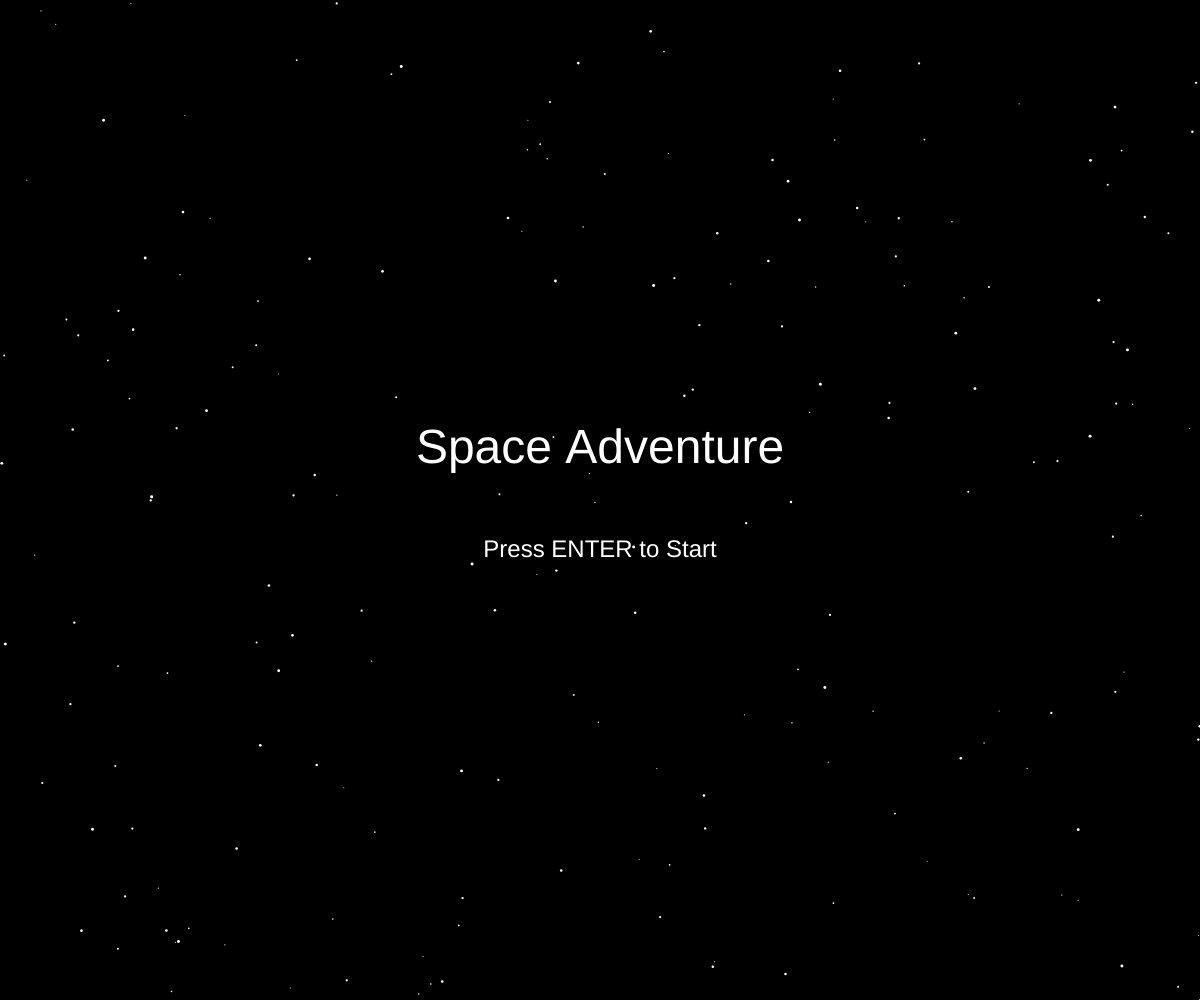
Frame 1 (no input)
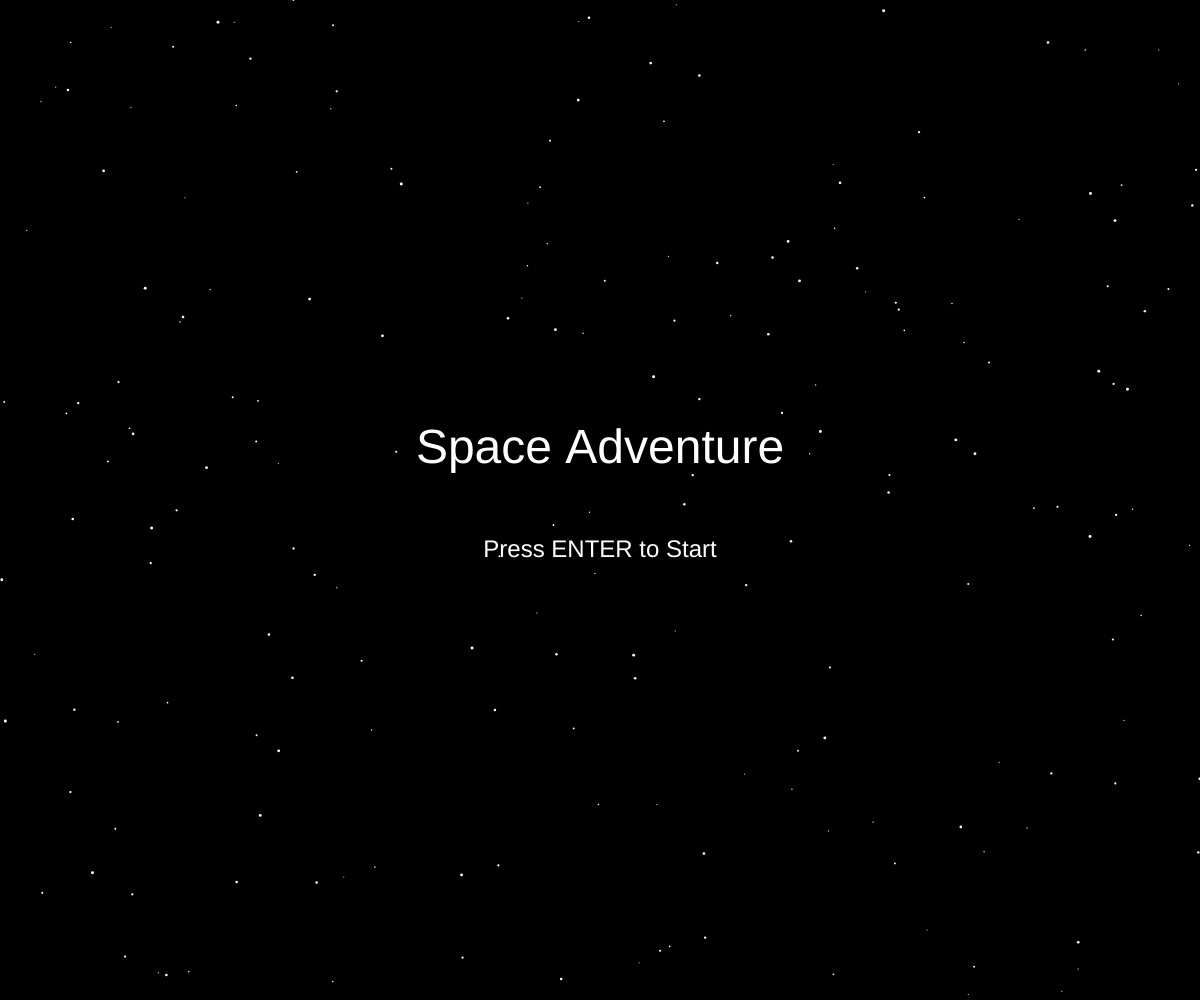
Frame 60 (no input)
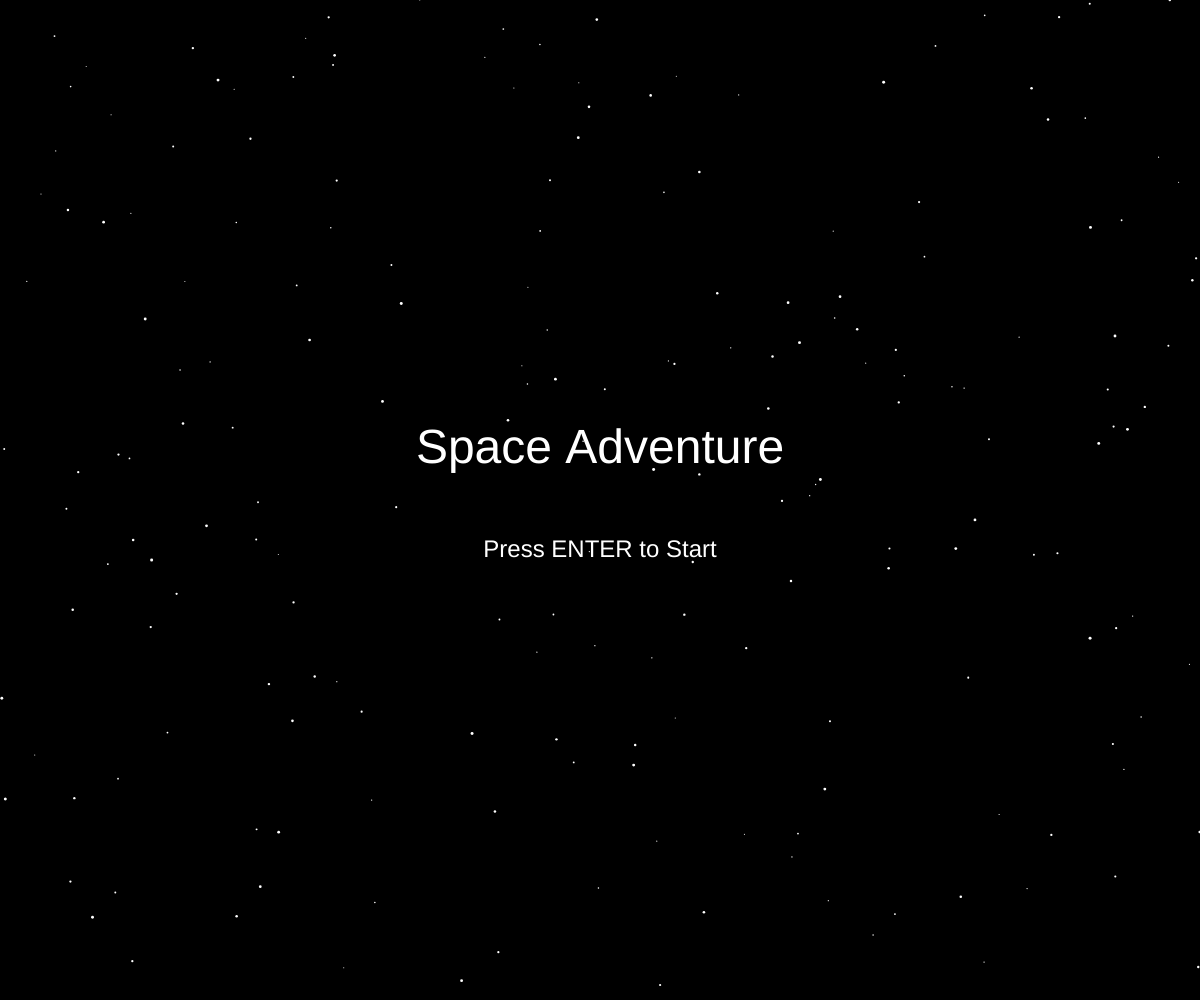
Frame 120 (the mouse pressed at the canvas centre since frame 60)

The p5.js sketch that drew these frames (run headless with seeded random() and noise() and a simulated clock; from frame 60 on, the mouse is pressed at the canvas centre):

// p5.js sketch
// ── sketch.js
let gameState = "title";  // Tracks the current state of the game (title, difficulty, duration, playing, gameOver, won)
let player;  // The player spaceship
let asteroids = [];  // Array to store asteroids
let stars = [];  // Array to store stars
let projectiles = [];  // Array to store projectiles
let particles = [];  // Array to store particles for explosion effects
let score = 0;  // Player's score
let asteroidSpeedMultiplier = 1;  // Multiplier to increase asteroid speed over time
let asteroidFrequency = 60;  // Frequency of asteroid appearance
let gameDuration = 120;  // Game duration in seconds
let startTime;  // The start time of the game

function setup() {
  createCanvas(windowWidth, windowHeight);
  player = new Player();
  for (let i = 0; i < 200; i++) {  // Create 200 stars
    stars.push(new Star());
  }
}

function draw() {
  background(0);
  displayStars();

  // Display the current game state
  if (gameState === "title") {
    displayTitleScreen();
  } else if (gameState === "difficulty") {
    displayDifficultyScreen();
  } else if (gameState === "duration") {
    displayDurationScreen();
  } else if (gameState === "playing") {
    playGame();
  } else if (gameState === "gameOver") {
    displayGameOverScreen();
  } else if (gameState === "won") {
    displayWonScreen();
  }
}

// Display the title screen
function displayTitleScreen() {
  fill(255);
  textSize(48);
  textAlign(CENTER, CENTER);
  text("Space Adventure", width / 2, height / 2 - 50);
  textSize(24);
  text("Press ENTER to Start", width / 2, height / 2 + 50);
}

// Display the difficulty selection screen
function displayDifficultyScreen() {
  fill(255);
  textSize(48);
  textAlign(CENTER, CENTER);
  text("Select Difficulty", width / 2, height / 2 - 100);
  textSize(24);
  text("1. Easy", width / 2, height / 2 - 20);
  text("2. Medium", width / 2, height / 2 + 20);
  text("3. Hard", width / 2, height / 2 + 60);
}

// Display the duration selection screen
function displayDurationScreen() {
  fill(255);
  textSize(48);
  textAlign(CENTER, CENTER);
  text("Select Duration", width / 2, height / 2 - 100);
  textSize(24);
  text("1. 1 Minute", width / 2, height / 2 - 20);
  text("2. 2 Minutes", width / 2, height / 2 + 20);
  text("3. 3 Minutes", width / 2, height / 2 + 60);
}

// Display the game over screen
function displayGameOverScreen() {
  fill(255);
  textSize(48);
  textAlign(CENTER, CENTER);
  text("Game Over", width / 2, height / 2 - 50);
  textSize(24);
  text("Score: " + score, width / 2, height / 2);
  text("Press ENTER to Restart", width / 2, height / 2 + 50);
}

// Display the win screen
function displayWonScreen() {
  fill(255);
  textSize(48);
  textAlign(CENTER, CENTER);
  text("YOU WON", width / 2, height / 2 - 50);
  textSize(24);
  text("Score: " + score, width / 2, height / 2);
  text("Press ENTER to Restart", width / 2, height / 2 + 50);
}

// Main gameplay function
function playGame() {
  let elapsedTime = (millis() - startTime) / 1000;  // Calculate elapsed time in seconds

  // Display and update the player
  player.display();
  player.move();

  // Display and update projectiles
  for (let i = projectiles.length - 1; i >= 0; i--) {
    projectiles[i].display();
    projectiles[i].move();

    // Remove projectiles that have gone off the screen
    if (projectiles[i].isOffScreen()) {
      projectiles.splice(i, 1);
    }
  }

  // Display and update asteroids
  for (let i = asteroids.length - 1; i >= 0; i--) {
    asteroids[i].display();
    asteroids[i].move();

    // Check for collision between player and asteroids
    if (player.collidesWith(asteroids[i])) {
      gameState = "gameOver";
    }

    // Check for collision between projectiles and asteroids
    for (let j = projectiles.length - 1; j >= 0; j--) {
      if (projectiles[j].collidesWith(asteroids[i])) {
        createExplosion(asteroids[i].x, asteroids[i].y);  // Create explosion effect
        asteroids.splice(i, 1);
        projectiles.splice(j, 1);
        score += 50;  // Increase score for hitting an asteroid
        break;
      }
    }

    // Remove asteroids that have gone off the screen
    if (asteroids[i] && asteroids[i].isOffScreen()) {
      asteroids.splice(i, 1);
      score += 10;  // Increase score when an asteroid goes off screen
    }
  }

  // Display and update particles
  for (let i = particles.length - 1; i >= 0; i--) {
    particles[i].display();
    particles[i].move();

    // Remove particles that have faded away
    if (particles[i].isOffScreen()) {
      particles.splice(i, 1);
    }
  }

  // Randomly create new asteroids
  if (frameCount % asteroidFrequency === 0) {
    asteroids.push(new Asteroid());
  }

  // Increase difficulty over time
  if (frameCount % 1200 === 0 && asteroidFrequency > 20) {  // Increase frequency every 20 seconds
    asteroidFrequency -= 5;
  }
  if (frameCount % 2400 === 0) {  // Increase speed every 40 seconds
    asteroidSpeedMultiplier += 0.5;
  }

  // Check if the game duration has elapsed
  if (elapsedTime >= gameDuration) {
    gameState = "won";
  }

  // Display the score and remaining time
  displayHUD(elapsedTime);
}

// Display the score and remaining time
function displayHUD(elapsedTime) {
  fill(255);
  textSize(24);
  text("Score: " + score, 20, 30);

  let remainingTime = gameDuration - elapsedTime;
  text("Time: " + nfc(remainingTime, 1) + "s", 20, 80);
}

// Player spaceship class
class Player {
  constructor() {
    this.x = width / 2;
    this.y = height - 50;
    this.size = 50;
  }

  display() {
    fill(0, 255, 0);
    beginShape();
    vertex(this.x, this.y - this.size / 2);
    vertex(this.x - this.size / 2, this.y + this.size / 2);
    vertex(this.x, this.y);
    vertex(this.x + this.size / 2, this.y + this.size / 2);
    endShape(CLOSE);
  }

  move() {
    if (keyIsDown(LEFT_ARROW) && this.x > 0) {
      this.x -= 5;
    }
    if (keyIsDown(RIGHT_ARROW) && this.x < width) {
      this.x += 5;
    }
    if (keyIsDown(UP_ARROW) && this.y > 0) {
      this.y -= 5;
    }
    if (keyIsDown(DOWN_ARROW) && this.y < height) {
      this.y += 5;
    }
  }

  collidesWith(asteroid) {
    let distance = dist(this.x, this.y, asteroid.x, asteroid.y);
    return distance < this.size / 2 + asteroid.size / 2;
  }

  shoot() {
    projectiles.push(new Projectile(this.x, this.y - this.size / 2));
  }
}

// Asteroid class
class Asteroid {
  constructor() {
    this.x = random(width);
    this.y = 0;
    this.size = random(30, 60);
    this.speed = random(2, 5) * asteroidSpeedMultiplier;
  }

  display() {
    fill(150);
    stroke(100);
    strokeWeight(2);
    ellipse(this.x, this.y, this.size, this.size);
  }

  move() {
    this.y += this.speed;
  }

  isOffScreen() {
    return this.y > height;
  }
}

// Projectile class
class Projectile {
  constructor(x, y) {
    this.x = x;
    this.y = y;
    this.size = 10;
    this.speed = 10;
  }

  display() {
    fill(255, 0, 0);
    noStroke();
    ellipse(this.x, this.y, this.size, this.size);
  }

  move() {
    this.y -= this.speed;
  }

  isOffScreen() {
    return this.y < 0;
  }

  collidesWith(asteroid) {
    let distance = dist(this.x, this.y, asteroid.x, asteroid.y);
    return distance < this.size / 2 + asteroid.size / 2;
  }
}

// Star class
class Star {
  constructor() {
    this.x = random(width);
    this.y = random(height);
    this.size = random(1, 3);
    this.speed = random(0.5, 2);  // Add speed for stars
  }

  display() {
    fill(255);
    noStroke();
    ellipse(this.x, this.y, this.size, this.size);
  }

  move() {
    this.y += this.speed;
    if (this.y > height) {
      this.y = 0;
      this.x = random(width);
    }
  }
}

// Display stars in the background
function displayStars() {
  for (let star of stars) {
    star.move();
    star.display();
  }
}

// Create an explosion effect
function createExplosion(x, y) {
  for (let i = 0; i < 20; i++) {
    let p = new Particle(x, y);
    particles.push(p);
  }
}

// Particle class for explosion effect
class Particle {
  constructor(x, y) {
    this.x = x;
    this.y = y;
    this.size = random(5, 10);
    this.speed = random(2, 5);
    this.angle = random(TWO_PI);
    this.life = 255;
  }

  display() {
    fill(255, this.life);
    noStroke();
    ellipse(this.x, this.y, this.size, this.size);
  }

  move() {
    this.x += cos(this.angle) * this.speed;
    this.y += sin(this.angle) * this.speed;
    this.life -= 5;
  }

  isOffScreen() {
    return this.life <= 0;
  }
}

// Handle key pressed events
function keyPressed() {
  if (keyCode === ENTER) {
    if (gameState === "title") {
      gameState = "difficulty";
    } else if (gameState === "gameOver" || gameState === "won") {
      gameState = "title";
    }
  } else if (gameState === "difficulty") {
    if (key === '1') {
      setDifficulty('easy');
    } else if (key === '2') {
      setDifficulty('medium');
    } else if (key === '3') {
      setDifficulty('hard');
    }
  } else if (gameState === "duration") {
    if (key === '1') {
      setDuration(60);  // 1 Minute
    } else if (key === '2') {
      setDuration(120);  // 2 Minutes
    } else if (key === '3') {
      setDuration(180);  // 3 Minutes
    }
  }
}

function keyReleased() {
  if (key === ' ') {
    player.shoot();
  }
}

// Set game difficulty
function setDifficulty(difficulty) {
  if (difficulty === 'easy') {
    asteroidSpeedMultiplier = 1;
    asteroidFrequency = 60;
  } else if (difficulty === 'medium') {
    asteroidSpeedMultiplier = 1.5;
    asteroidFrequency = 45;
  } else if (difficulty === 'hard') {
    asteroidSpeedMultiplier = 2;
    asteroidFrequency = 30;
  }
  gameState = "duration";
}

// Set game duration
function setDuration(duration) {
  gameDuration = duration;
  score = 0;
  asteroids = [];
  projectiles = [];
  particles = [];
  player = new Player();
  startTime = millis();  // Record the start time of the game
  gameState = "playing";
}
